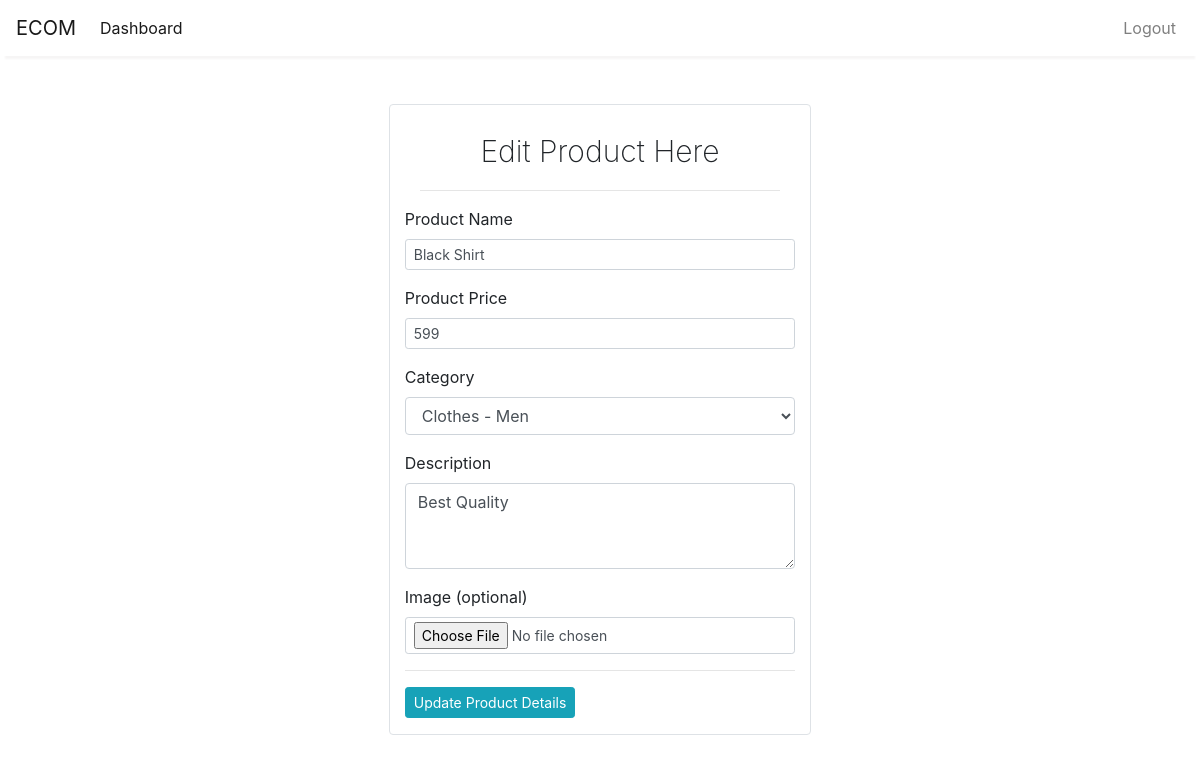
/seller/edit_product/1 (signed in), run on the app's committed database.
### myshop/models/product.py (models this page shows, shortened)
class Product(models.Model):
    name = models.CharField(max_length=50)
    price = models.IntegerField(default=0)
    category = models.ForeignKey(Category, on_delete=models.CASCADE, default=1)
    seller = models.ForeignKey(Seller, on_delete=models.CASCADE, default=1)
    description = models.CharField(max_length=200, default='')
    image = models.ImageField(upload_to='uploads/products/')
    def __str__(self):
        return self.name

### myshop/models/category.py (models this page shows)
class Category(models.Model):
    name = models.CharField(max_length=50)
    @staticmethod
    def get_all_categories():
        return Category.objects.all()
    def __str__(self):
        return self.name

### seller/views.py (the view, shortened to what this page needs)
# urls.py: path('edit_product/<int:cid>', edit_product),
def edit_product(request, cid):
    if request.session.get('seller'):
        if request.method == 'GET':
            product = Product.objects.filter(id=cid)
            category = Category.get_all_categories()
            print(product, category)
            data = {'products': product, 'category': category}
            return render(request, 'edit_product.html', data)
    else:
        return redirect('seller_login')

### seller/templates/edit_product.html (shortened to what this page needs)
{% extends 'seller_base.html' %}
{% block content %}
<div class="container mt-4">
    <div class="p-4 m-4">
        <div class="col-lg-5 rounded mx-auto border pt-4">
            <div class="text-center col">
            <div class="display-8">Edit Product Here</div>
            <hr>
            </div>
            <form action="" method="POST" enctype="multipart/form-data">
                {% for p in products %}
                <div class="form-group">
                    <label for="">Product Name</label>
                    <input type="text" name="name"
                     id="" value="{{p.name}}" class="form-control form-control-sm"
                     placeholder="">
                </div>
                <div class="form-group">
                    <label for="">Product Price</label>
                    <input type="text" name="price"
                    id="" value="{{p.price}}" class="form-control form-control-sm"
                    >
                </div>
                <div class="form-group">
                    <label for="exampleFormControlSelect1">Category</label>
                    <select class="form-control" name="category_id" value="" id="exampleFormControlSelect1">
                        {% for c in category %}
                        <option value="{{c.id}}" {% if p.category_id == c.id %}selected{% endif %}>{{c.name}}</option>
                        {% endfor %}
                    </select>
                </div>
                <div class="form-group">
                    <label for="exampleFormControlTextarea1">Description</label>
                    <textarea class="form-control" id="exampleFormControlTextarea1" name="description" rows="3">{{p.description}}</textarea>
                </div>
                <div class="form-group">
                    <label for="">Image (optional)</label>
                    <input type="file" name="image"
                    id="" class="form-control form-control-sm"
                    >
                </div>
                {% endfor %}
                <hr>
                <div class="form-group">
                    <input class="btn btn-sm btn-info" type="submit" value="Update Product Details ">
                </div>
            </form>
        </div>
    </div>
</div>
{% endblock %}

### seller/templates/seller_base.html (style rules this page uses)
.display-8 { font-weight: 200; font-size: 30px; }

### data on the page
Product: name "Black Shirt", price "599", category_id "Clothes - Men", description "Best Quality"
